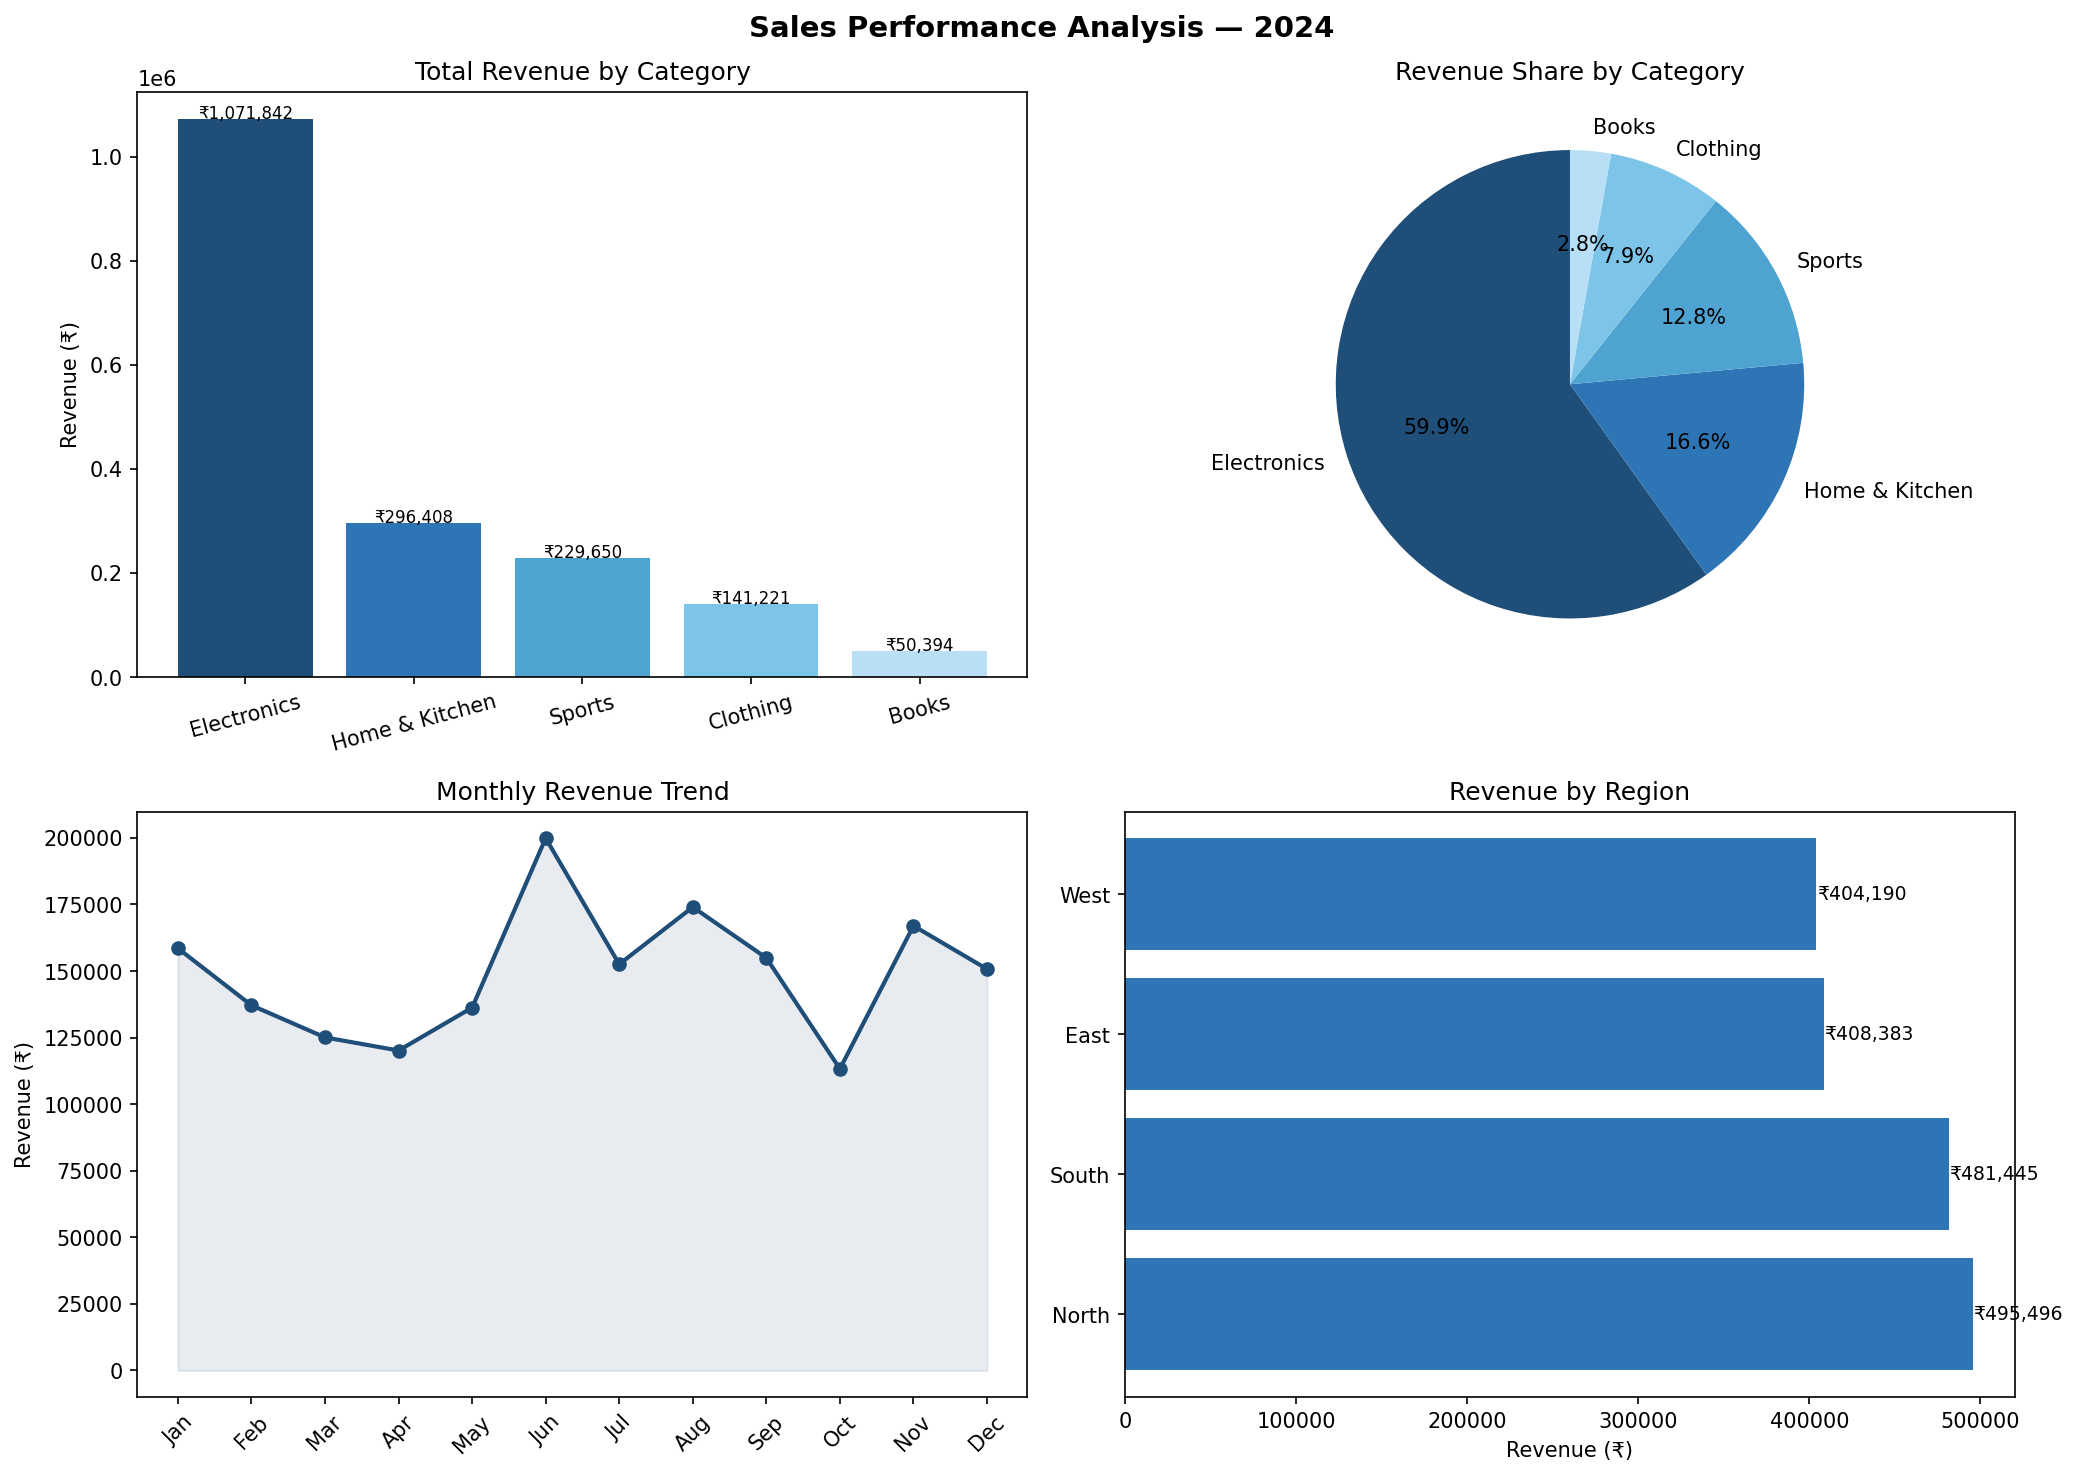

Generate this figure with Python:
"""
PROJECT 2 — Sales Performance Analysis
Tools: Python, pandas, matplotlib
Dataset: Simulated 12-month retail sales data (no download needed)

What you'll learn:
  - Data cleaning (nulls, duplicates, type fixes)
  - GroupBy aggregations (like SQL GROUP BY)
  - Pivot tables in pandas
  - Month-over-month trend analysis
  - Writing a business summary from data
"""

import pandas as pd
import numpy as np
import matplotlib.pyplot as plt
import matplotlib
matplotlib.use('Agg')
import random
from datetime import datetime, timedelta

random.seed(7)

# ─────────────────────────────────────────────
# STEP 1 — Create sample sales dataset
# ─────────────────────────────────────────────

categories  = ['Electronics', 'Clothing', 'Home & Kitchen', 'Books', 'Sports']
regions     = ['North', 'South', 'East', 'West']
cat_prices  = {'Electronics': (150, 900), 'Clothing': (20, 120),
               'Home & Kitchen': (30, 250), 'Books': (8, 40), 'Sports': (25, 200)}

rows = []
start = datetime(2024, 1, 1)
for i in range(2000):
    date     = start + timedelta(days=random.randint(0, 364))
    category = random.choice(categories)
    region   = random.choice(regions)
    lo, hi   = cat_prices[category]
    price    = round(random.uniform(lo, hi), 2)
    qty      = random.randint(1, 10)
    revenue  = round(price * qty, 2)

    # Inject some dirty data to clean later
    if random.random() < 0.03:
        revenue = None          # 3% null revenues
    if random.random() < 0.015:
        rows.append(rows[-1])   # ~1.5% duplicate rows
        continue

    rows.append([date.strftime('%Y-%m-%d'), category, region, price, qty, revenue])

df = pd.DataFrame(rows, columns=['Date', 'Category', 'Region', 'UnitPrice', 'Quantity', 'Revenue'])
print(f"Raw dataset: {len(df)} rows")
print(df.head(5).to_string(index=False))


# ─────────────────────────────────────────────
# STEP 2 — Data Cleaning
# ─────────────────────────────────────────────

print("\n" + "="*60)
print("STEP 2 — Data Cleaning")
print("="*60)

print(f"Nulls before cleaning:\n{df.isnull().sum()}")
print(f"Duplicates before cleaning: {df.duplicated().sum()}")

# Fix 1: Drop rows where Revenue is null
df.dropna(subset=['Revenue'], inplace=True)

# Fix 2: Remove duplicates
df.drop_duplicates(inplace=True)

# Fix 3: Convert Date to proper datetime
df['Date'] = pd.to_datetime(df['Date'])

# Fix 4: Extract Month and Month name for grouping
df['Month']     = df['Date'].dt.month
df['MonthName'] = df['Date'].dt.strftime('%b')

print(f"\nAfter cleaning: {len(df)} rows remaining")
print(f"Nulls after: {df.isnull().sum().sum()}")
print(f"Duplicates after: {df.duplicated().sum()}")


# ─────────────────────────────────────────────
# STEP 3 — Analysis
# ─────────────────────────────────────────────

print("\n" + "="*60)
print("ANALYSIS 1 — Total revenue by Category")
print("="*60)
cat_summary = df.groupby('Category')['Revenue'].agg(
    total_revenue='sum',
    avg_order_value='mean',
    num_orders='count'
).round(2).sort_values('total_revenue', ascending=False)
cat_summary['revenue_share_pct'] = (
    cat_summary['total_revenue'] / cat_summary['total_revenue'].sum() * 100
).round(1)
print(cat_summary.to_string())


print("\n" + "="*60)
print("ANALYSIS 2 — Monthly revenue trend")
print("="*60)
month_order = ['Jan','Feb','Mar','Apr','May','Jun','Jul','Aug','Sep','Oct','Nov','Dec']
monthly = df.groupby(['Month', 'MonthName'])['Revenue'].sum().reset_index()
monthly = monthly.sort_values('Month')
monthly['MoM_change_pct'] = monthly['Revenue'].pct_change().mul(100).round(1)
print(monthly[['MonthName', 'Revenue', 'MoM_change_pct']].to_string(index=False))


print("\n" + "="*60)
print("ANALYSIS 3 — Revenue by Region")
print("="*60)
region_summary = df.groupby('Region')['Revenue'].sum().sort_values(ascending=False).round(2)
print(region_summary.to_string())


print("\n" + "="*60)
print("ANALYSIS 4 — Pivot: Category vs Region")
print("="*60)
pivot = df.pivot_table(values='Revenue', index='Category', columns='Region', aggfunc='sum').round(0)
print(pivot.to_string())


# ─────────────────────────────────────────────
# STEP 4 — Charts
# ─────────────────────────────────────────────

fig, axes = plt.subplots(2, 2, figsize=(14, 10))
fig.suptitle('Sales Performance Analysis — 2024', fontsize=14, fontweight='bold')

colors = ['#1F4E79', '#2E75B6', '#4FA3D1', '#7CC4E8', '#B8DFF5']

# Chart 1: Revenue by Category (bar)
axes[0, 0].bar(cat_summary.index, cat_summary['total_revenue'], color=colors)
axes[0, 0].set_title('Total Revenue by Category')
axes[0, 0].set_ylabel('Revenue (₹)')
axes[0, 0].tick_params(axis='x', rotation=15)
for i, v in enumerate(cat_summary['total_revenue']):
    axes[0, 0].text(i, v + 1000, f'₹{v:,.0f}', ha='center', fontsize=8)

# Chart 2: Revenue share pie
axes[0, 1].pie(cat_summary['total_revenue'], labels=cat_summary.index,
               autopct='%1.1f%%', colors=colors, startangle=90)
axes[0, 1].set_title('Revenue Share by Category')

# Chart 3: Monthly trend line
axes[1, 0].plot(monthly['MonthName'], monthly['Revenue'], marker='o',
                color='#1F4E79', linewidth=2)
axes[1, 0].set_title('Monthly Revenue Trend')
axes[1, 0].set_ylabel('Revenue (₹)')
axes[1, 0].tick_params(axis='x', rotation=45)
axes[1, 0].fill_between(range(len(monthly)), monthly['Revenue'], alpha=0.1, color='#1F4E79')

# Chart 4: Revenue by Region
reg_vals = region_summary.values
reg_keys = region_summary.index
axes[1, 1].barh(reg_keys, reg_vals, color='#2E75B6')
axes[1, 1].set_title('Revenue by Region')
axes[1, 1].set_xlabel('Revenue (₹)')
for i, v in enumerate(reg_vals):
    axes[1, 1].text(v + 500, i, f'₹{v:,.0f}', va='center', fontsize=9)

plt.tight_layout()
out = '/mnt/user-data/outputs/project2_sales_analysis.png'
plt.savefig(out, dpi=150, bbox_inches='tight')
print(f"\n✅ Charts saved to {out}")


# ─────────────────────────────────────────────
# STEP 5 — Business Summary
# ─────────────────────────────────────────────

top_cat   = cat_summary.index[0]
top_share = cat_summary['revenue_share_pct'].iloc[0]
top_month = monthly.loc[monthly['Revenue'].idxmax(), 'MonthName']
top_region = region_summary.index[0]

print("\n" + "="*60)
print("BUSINESS SUMMARY")
print("="*60)
print(f"""
Total revenue (2024): ₹{df['Revenue'].sum():,.0f}
Total orders: {len(df):,}

Key findings:
  1. {top_cat} is the top-performing category, contributing {top_share}% of total revenue.
     This is the single biggest driver — worth prioritizing in promotions.

  2. {top_month} is the strongest month for sales.
     Plan inventory and marketing campaigns to peak around this period.

  3. {top_region} region generates the most revenue.
     Consider whether other regions need different pricing or more sales rep coverage.

  4. Cleaning removed ~{int((2000 - len(df)) / 2000 * 100)}% of records (nulls + duplicates).
     Always clean before any analysis — dirty data = wrong conclusions.
""")

print("Done!")
